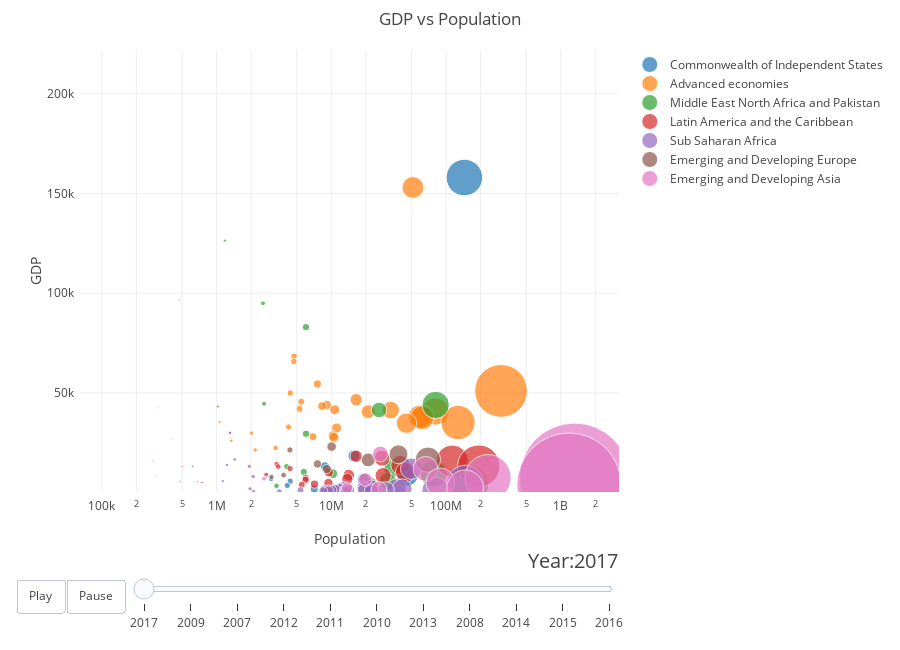

The notebook cell this image was saved under:
### Code cell
figure = bubbleplot(dataset=data, x_column='Population', y_column='GDP',
  bubble_column='Country', time_column = 'Year',  size_column='Population', color_column='Region',
  x_title="Population", y_title="GDP", title='GDP vs Population',
  x_logscale=True, scale_bubble=2, height=650)
iplot(figure)

### Figure 1 — Plotly figure (JSON) as saved in the notebook; plotly's stock layout.template omitted (floating-point values rounded to 4 significant figures)
{"data": [{"marker": {"size": [144495044, 15755242, 8763359, 46249196, 2988117, 4385885, 4128459, 7099021], "sizemode": "area", "sizeref": 216600.0}, "mode": "markers", "name": "Commonwealth of Independent States", "text": ["Russian Federation", "Kazakhstan", "Azerbaijan", "Ukraine", "Armenia", "Georgia", "Moldova", "Tajikistan"], "type": "scatter", "uid": "c7648c04-0678-42e6-8688-ae2aae5df9e4", "x": [144495044, 15755242, 8763359, 46249196, 2988117, 4385885, 4128459, 7099021], "y": [158000, 18419, 13243, 8519, 6877, 5760, 3603, 1898]}, {"marker": {"size": [51466201, 474705, 4732785, 4716584, 7560141, 301655953, 4388612, 16463031, 5466988, 9153316, 8301290, 305415, 5289333, 10704830, 32982275, 80854515, 20975949, 61151820, 59138599, 61966193, 1063040, 127250015, 45209538, 4238021, 11131302, 2017452, 10330487, 6920762, 10550695, 403076, 1344233, 3264304, 2171378], "sizemode": "area", "sizeref": 216600.0}, "mode": "markers", "name": "Advanced economies", "text": ["Korea Rep.", "Luxembourg", "Singapore", "Norway", "Switzerland", "United States", "Ireland", "Netherlands", "Denmark", "Sweden", "Austria", "Iceland", "Finland", "Belgium", "Canada", "Germany", "Australia", "United Kingdom", "Italy", "France", "Cyprus", "Japan", "Spain", "New Zealand", "Greece", "Slovenia", "Czech Republic", "Israel", "Portugal", "Malta", "Estonia", "Lithuania", "Latvia"], "type": "scatter", "uid": "5484ff78-6d9b-4cc8-af43-460e8086b77d", "x": [51466201, 474705, 4732785, 4716584, 7560141, 301655953, 4388612, 16463031, 5466988, 9153316, 8301290, 305415, 5289333, 10704830, 32982275, 80854515, 20975949, 61151820, 59138599, 61966193, 1063040, 127250015, 45209538, 4238021, 11131302, 2017452, 10330487, 6920762, 10550695, 403076, 1344233, 3264304, 2171378], "y": [153000, 96245, 68375, 65781, 54483, 51011, 50001, 46605, 45609, 44005, 43418, 42598, 42016, 41575, 41432, 40693, 40643, 38164, 38125, 37641, 35455, 35183, 34845, 32928, 32408, 29878, 28595, 28091, 27732, 27001, 26066, 22396, 21438]}, {"marker": {"size": [1178955, 2538591, 6010100, 2593750, 81162788, 1026568, 26083522, 6017794, 4085426, 34261971, 5759424, 10298717, 77605327, 19425597, 31011322, 21701105, 159767672, 3328285], "sizemode": "area", "sizeref": 216600.0}, "mode": "markers", "name": "Middle East North Africa and Pakistan", "text": ["Qatar", "Kuwait", "United Arab Emirates", "Oman", "Iran Islamic Rep.", "Bahrain", "Saudi Arabia", "Libya", "Lebanon", "Algeria", "Jordan", "Tunisia", "Egypt", "Syria", "Morocco", "Yemen", "Pakistan", "Mauritania"], "type": "scatter", "uid": "a3aeabe2-c971-4246-a264-de548127b36d", "x": [1178955, 2538591, 6010100, 2593750, 81162788, 1026568, 26083522, 6017794, 4085426, 34261971, 5759424, 10298717, 77605327, 19425597, 31011322, 21701105, 159767672, 3328285], "y": [126364, 94915, 82993, 44585, 44000, 43251, 41464, 29553, 13122, 12289, 10386, 9585, 9467, 6094, 5825, 4354, 4194, 3412]}, {"marker": {"size": [1309260, 16462701, 27670659, 276154, 113139374, 3339750, 39969903, 192784521, 3438398, 500953, 4369465, 44374647, 9504336, 2704606, 14205479, 28292768, 298403, 5986414, 13797629, 5966160, 745638, 9441482, 7133737, 5522119, 9556958], "sizemode": "area", "sizeref": 216600.0}, "mode": "markers", "name": "Latin America and the Caribbean", "text": ["Trinidad and Tobago", "Chile", "Venezuela", "Barbados", "Mexico", "Uruguay", "Argentina", "Brazil", "Panama", "Suriname", "Costa Rica", "Colombia", "Dominican Republic", "Jamaica", "Ecuador", "Peru", "Belize", "El Salvador", "Guatemala", "Paraguay", "Guyana", "Bolivia", "Honduras", "Nicaragua", "Haiti"], "type": "scatter", "uid": "cfa3385e-8fd5-4c64-8484-0832d722897c", "x": [1309260, 16462701, 27670659, 276154, 113139374, 3339750, 39969903, 192784521, 3438398, 500953, 4369465, 44374647, 9504336, 2704606, 14205479, 28292768, 298403, 5986414, 13797629, 5966160, 745638, 9441482, 7133737, 5522119, 9556958], "y": [30008, 18278, 17298, 16099, 15805, 14336, 13873, 13364, 13087, 13059, 12079, 10278, 10233, 9047, 8840, 8563, 8240, 7391, 6906, 6398, 5143, 4850, 4297, 3998, 1607]}, {"marker": {"size": [90841, 1440902, 1232997, 1930431, 49693580, 2083174, 19183907, 1134853, 481278, 147152502, 12738676, 22528041, 19078100, 37250540, 11897230, 41522004, 1955656, 10779504, 8707637, 13759226, 13297798, 19371031, 29991958, 14264002, 5391108, 10152521, 9481083, 80891968, 22359637, 8514578, 13498377, 3522337, 2100568], "sizemode": "area", "sizeref": 216600.0}, "mode": "markers", "name": "Sub Saharan Africa", "text": ["Seychelles", "Gabon", "Mauritius", "Botswana", "South Africa", "Namibia", "Angola", "Swaziland", "Cape Verde", "Nigeria", "Zambia", "Ghana", "Cameroon", "Kenya", "Senegal", "Tanzania", "Lesotho", "Chad", "Benin", "Mali", "Zimbabwe", "Madagascar", "Uganda", "Burkina Faso", "Sierra Leone", "Guinea", "Rwanda", "Ethiopia", "Mozambique", "Burundi", "Malawi", "Liberia", "Gambia The"], "type": "scatter", "uid": "6b45c8bd-e2a3-4119-b805-f02c36aa4823", "x": [90841, 1440902, 1232997, 1930431, 49693580, 2083174, 19183907, 1134853, 481278, 147152502, 12738676, 22528041, 19078100, 37250540, 11897230, 41522004, 1955656, 10779504, 8707637, 13759226, 13297798, 19371031, 29991958, 14264002, 5391108, 10152521, 9481083, 80891968, 22359637, 8514578, 13498377, 3522337, 2100568], "y": [20968, 16693, 13901, 13170, 12052, 8095, 6453, 5847, 5666, 4528, 2901, 2751, 2564, 2416, 2143, 1980, 1947, 1755, 1616, 1576, 1568, 1468, 1367, 1304, 1249, 1203, 1087, 863, 835, 713, 641, 555, 503]}, {"marker": {"size": [10064138, 4357114, 38500356, 69515492, 20979708, 7568378, 618592, 9130353, 3840418, 3010849], "sizemode": "area", "sizeref": 216600.0}, "mode": "markers", "name": "Emerging and Developing Europe", "text": ["Hungary", "Croatia", "Poland", "Turkey", "Romania", "Bulgaria", "Montenegro", "Serbia", "Bosnia and Herzegovina", "Albania"], "type": "scatter", "uid": "bd8b1f9a-e20b-4875-a5cd-d087a34c48f7", "x": [10064138, 4357114, 38500356, 69515492, 20979708, 7568378, 618592, 9130353, 3840418, 3010849], "y": [23091, 21426, 19254, 16551, 16442, 14430, 13288, 11833, 8820, 7977]}, {"marker": {"size": [26730607, 66353572, 232296830, 1319625197, 2592776, 19813816, 681471, 88965508, 1179685631, 13728700, 146592687, 26063619], "sizemode": "area", "sizeref": 216600.0}, "mode": "markers", "name": "Emerging and Developing Asia", "text": ["Malaysia", "Thailand", "Indonesia", "China", "Mongolia", "Sri Lanka", "Bhutan", "Philippines", "India", "Cambodia", "Bangladesh", "Nepal"], "type": "scatter", "uid": "f243f96b-61ab-41d3-8730-fed84923f444", "x": [26730607, 66353572, 232296830, 1319625197, 2592776, 19813816, 681471, 88965508, 1179685631, 13728700, 146592687, 26063619], "y": [19394, 11940, 7516, 7225, 7046, 6586, 5507, 5205, 3806, 2321, 2158, 1779]}], "layout": {"height": 650, "hovermode": "closest", "margin": {"b": 50, "pad": 5, "t": 50}, "showlegend": true, "sliders": [{"active": 0, "currentvalue": {"font": {"size": 20}, "prefix": "Year:", "visible": true, "xanchor": "right"}, "len": 0.9, "pad": {"b": 10, "t": 50}, "steps": [{"args": [[2017], {"frame": {"duration": 300, "redraw": false}, "mode": "immediate", "transition": {"duration": 300}}], "label": "2017", "method": "animate"}, {"args": [[2009], {"frame": {"duration": 300, "redraw": false}, "mode": "immediate", "transition": {"duration": 300}}], "label": "2009", "method": "animate"}, {"args": [[2007], {"frame": {"duration": 300, "redraw": false}, "mode": "immediate", "transition": {"duration": 300}}], "label": "2007", "method": "animate"}, {"args": [[2012], {"frame": {"duration": 300, "redraw": false}, "mode": "immediate", "transition": {"duration": 300}}], "label": "2012", "method": "animate"}, {"args": [[2011], {"frame": {"duration": 300, "redraw": false}, "mode": "immediate", "transition": {"duration": 300}}], "label": "2011", "method": "animate"}, {"args": [[2010], {"frame": {"duration": 300, "redraw": false}, "mode": "immediate", "transition": {"duration": 300}}], "label": "2010", "method": "animate"}, {"args": [[2013], {"frame": {"duration": 300, "redraw": false}, "mode": "immediate", "transition": {"duration": 300}}], "label": "2013", "method": "animate"}, {"args": [[2008], {"frame": {"duration": 300, "redraw": false}, "mode": "immediate", "transition": {"duration": 300}}], "label": "2008", "method": "animate"}, {"args": [[2014], {"frame": {"duration": 300, "redraw": false}, "mode": "immediate", "transition": {"duration": 300}}], "label": "2014", "method": "animate"}, {"args": [[2015], {"frame": {"duration": 300, "redraw": false}, "mode": "immediate", "transition": {"duration": 300}}], "label": "2015", "method": "animate"}, {"args": [[2016], {"frame": {"duration": 300, "redraw": false}, "mode": "immediate", "transition": {"duration": 300}}], "label": "2016", "method": "animate"}], "transition": {"duration": 300, "easing": "cubic-in-out"}, "x": 0.1, "xanchor": "left", "y": 0, "yanchor": "top"}], "title": {"text": "GDP vs Population"}, "updatemenus": [{"buttons": [{"args": [null, {"frame": {"duration": 500, "redraw": false}, "fromcurrent": true, "transition": {"duration": 300, "easing": "quadratic-in-out"}}], "label": "Play", "method": "animate"}, {"args": [[null], {"frame": {"duration": 0, "redraw": false}, "mode": "immediate", "transition": {"duration": 0}}], "label": "Pause", "method": "animate"}], "direction": "left", "pad": {"r": 10, "t": 87}, "showactive": false, "type": "buttons", "x": 0.1, "xanchor": "right", "y": 0, "yanchor": "top"}], "xaxis": {"autorange": false, "range": [4.81, 9.508], "title": {"text": "Population"}, "type": "log"}, "yaxis": {"autorange": false, "range": [352.1, 221900.0], "title": {"text": "GDP"}}}}
